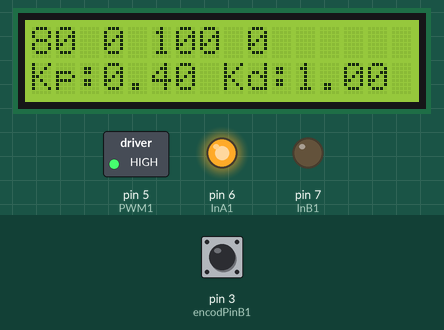
Recording of a sketch running on a simulated Arduino Uno, built with avr-gcc and run on an emulated ATmega328P. Shown: 16×2 character LCD, switched loads named in the sketch (green lamp = pin HIGH), output pins drawn as LEDs (lit = HIGH). Inputs (shaded band) come from the test bench; at power-on: pin 3 (encodPinB1) HIGH. What the sketch prints to the serial monitor is not drawn.

Above: at 1.2 s.
1.3 s: pin 3 (encodPinB1) pulled LOW for 0.15 s
At 2.7 s:
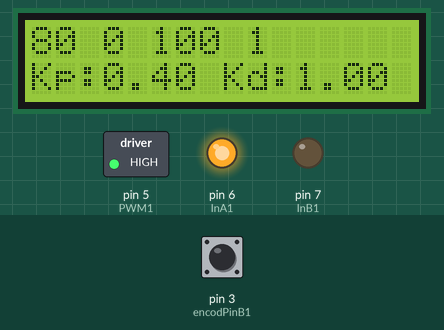
3.0 s: pin 3 (encodPinB1) pulled LOW for 1 s
At 4.1 s:
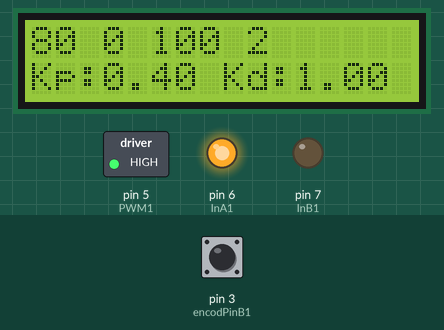
Timing chart, 0 to 6.0 s (numbered marks = the images above; inputs shaded):
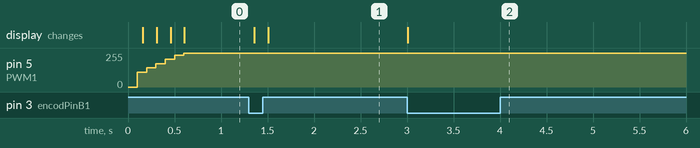

Measured:
- after the input at 1.3 s, the display: first changes after 0.06 s (image 1 shows a later state)
- after the input at 3.0 s, the display: changes at once (image 2)

The sketch:

PD_Motor_Control.ino
```cpp
 /*

                                             bbbbbbbb                                            dddddddd                                                                      dddddddd
EEEEEEEEEEEEEEEEEEEEEE                       b::::::b                                            d::::::dHHHHHHHHH     HHHHHHHHH                                               d::::::d
E::::::::::::::::::::E                       b::::::b                                            d::::::dH:::::::H     H:::::::H                                               d::::::d
E::::::::::::::::::::E                       b::::::b                                            d::::::dH:::::::H     H:::::::H                                               d::::::d
EE::::::EEEEEEEEE::::E                        b:::::b                                            d:::::d HH::::::H     H::::::HH                                               d:::::d
  E:::::E       EEEEEE   mmmmmmm    mmmmmmm   b:::::bbbbbbbbb        eeeeeeeeeeee        ddddddddd:::::d   H:::::H     H:::::H      eeeeeeeeeeee    aaaaaaaaaaaaa      ddddddddd:::::d
  E:::::E              mm:::::::m  m:::::::mm b::::::::::::::bb    ee::::::::::::ee    dd::::::::::::::d   H:::::H     H:::::H    ee::::::::::::ee  a::::::::::::a   dd::::::::::::::d
  E::::::EEEEEEEEEE   m::::::::::mm::::::::::mb::::::::::::::::b  e::::::eeeee:::::ee d::::::::::::::::d   H::::::HHHHH::::::H   e::::::eeeee:::::eeaaaaaaaaa:::::a d::::::::::::::::d
  E:::::::::::::::E   m::::::::::::::::::::::mb:::::bbbbb:::::::be::::::e     e:::::ed:::::::ddddd:::::d   H:::::::::::::::::H  e::::::e     e:::::e         a::::ad:::::::ddddd:::::d
  E:::::::::::::::E   m:::::mmm::::::mmm:::::mb:::::b    b::::::be:::::::eeeee::::::ed::::::d    d:::::d   H:::::::::::::::::H  e:::::::eeeee::::::e  aaaaaaa:::::ad::::::d    d:::::d
  E::::::EEEEEEEEEE   m::::m   m::::m   m::::mb:::::b     b:::::be:::::::::::::::::e d:::::d     d:::::d   H::::::HHHHH::::::H  e:::::::::::::::::e aa::::::::::::ad:::::d     d:::::d
  E:::::E             m::::m   m::::m   m::::mb:::::b     b:::::be::::::eeeeeeeeeee  d:::::d     d:::::d   H:::::H     H:::::H  e::::::eeeeeeeeeee a::::aaaa::::::ad:::::d     d:::::d
  E:::::E       EEEEEEm::::m   m::::m   m::::mb:::::b     b:::::be:::::::e           d:::::d     d:::::d   H:::::H     H:::::H  e:::::::e         a::::a    a:::::ad:::::d     d:::::d
EE::::::EEEEEEEE:::::Em::::m   m::::m   m::::mb:::::bbbbbb::::::be::::::::e          d::::::ddddd::::::ddHH::::::H     H::::::HHe::::::::e        a::::a    a:::::ad::::::ddddd::::::dd
E::::::::::::::::::::Em::::m   m::::m   m::::mb::::::::::::::::b  e::::::::eeeeeeee   d:::::::::::::::::dH:::::::H     H:::::::H e::::::::eeeeeeeea:::::aaaa::::::a d:::::::::::::::::d
E::::::::::::::::::::Em::::m   m::::m   m::::mb:::::::::::::::b    ee:::::::::::::e    d:::::::::ddd::::dH:::::::H     H:::::::H  ee:::::::::::::e a::::::::::aa:::a d:::::::::ddd::::d
EEEEEEEEEEEEEEEEEEEEEEmmmmmm   mmmmmm   mmmmmmbbbbbbbbbbbbbbbb       eeeeeeeeeeeeee     ddddddddd   dddddHHHHHHHHH     HHHHHHHHH    eeeeeeeeeeeeee  aaaaaaaaaa  aaaa  ddddddddd   ddddd
*/

// speed control (PD), display and control all parameters
// Credits:
//   Dallaby   http://letsmakerobots.com/node/19558#comment-49685
//   Bill Porter  http://www.billporter.info/?p=286
// Watch my Youtube video:   https://youtu.be/yi4Pl8ZOBXM

/*
Created by:

Zahran Mhaskar aka EmbedHead
LMR: z-world

*/

/*
* LCD RS pin to analog pin 0
 * LCD Enable pin to analog pin 1
 * LCD D4 pin to analog pin 2
 * LCD D5 pin to analog pin 3
 * LCD D6 pin to analog pin 4
 * LCD D7 pin to analog pin 5
 * LCD R/W pin to ground
* LCD VO pin (pin 3) to GROUND

Connect encoders to digital pin 2 and 3
Connect motor PWM pin to digital pin 5
Connect motor direction pins to digital pins 6 and 7
*/

#include <LiquidCrystal.h>
//initializing all the variables
#define InA1            6
#define InB1            7
#define PWM1            5
#define encodPinA1      2
#define encodPinB1      3
#define LOOPTIME        100
#define NUMREADINGS     10


LiquidCrystal lcd(A0, A1, A2, A3, A4, A5);
int readings[NUMREADINGS];
unsigned long lastMilli = 0;
unsigned long lastMilliPrint = 0;
int speed_req = 80;                            // Set Point)
int speed_act = 0;                              //actual value
int PWM_val = 0;
volatile long count = 0; // revolution counter
volatile int count1 = 0; // revolution counter for position
float Kp = 0.4;          //setting Kp
float Kd = 1;            //setting Kd

///////////////////////////////////////////////////////////////////////////////////////////////////////////

void setup() {
  Serial.begin(115600);       //establishimg serial communication at 115600 baud
  //initializing the lcd
  lcd.begin(16, 2);           //specifying as 16 X 2 LCD
  lcd.print("!PID!");         //Printing !PID! on LCD
  //setting motor pins as output
  pinMode(InA1, OUTPUT);
  pinMode(InB1, OUTPUT);
  pinMode(PWM1, OUTPUT);
 //setting encoder pins as input
  pinMode(encodPinA1, INPUT);
  pinMode(encodPinB1, INPUT);
 //internal pullup for encoders
  digitalWrite(encodPinA1, HIGH);
  digitalWrite(encodPinB1, HIGH);
  attachInterrupt(1, rencoder, FALLING);  //set pin no 2 as interrupt pin (INTERRUPT 1)
  for(int i=0; i<NUMREADINGS; i++)   readings[i] = 0;
  analogWrite(PWM1, PWM_val);
  //setting motor direction as FORWARD
  digitalWrite(InA1, HIGH);
  digitalWrite(InB1, LOW);
}


///////////////**************************************************////////////////////
void loop() {
  getParam();                                                                 // check keyboard
  if((millis()-lastMilli) >= LOOPTIME)
  {                                                                                 // enter timed loop
    lastMilli = millis();
    getMotorData();                                                          // calculate speed
    PWM_val= updatePid(PWM_val, speed_req, speed_act);         // compute PWM value
    analogWrite(PWM1, PWM_val);                                               // send PWM to motor
  }
 printMotorInfo();                                                           // display data
  }

///////////////****************************************************//////////////////
void getMotorData()  {                                       // calculate speed
static long countAnt = 0;                                                    // last count
//Calculating the speed using encoder count
speed_act = ((count - countAnt)*(60*(1000/LOOPTIME)))/(30);
  countAnt = count;                                           //setting count value to last count
}
int updatePid(int command, int targetValue, int currentValue)   {      // compute PWM value
float pidTerm = 0;                                                           // PID correction
int error=0;
static int last_error=0;
  error = abs(targetValue) - abs(currentValue);
  pidTerm = (Kp * error) + (Kd * (error - last_error));
  last_error = error;
  return constrain(command + int(pidTerm), 0, 255);
}

///////////////////////////////////////////////////////////////////////////////////////////////////////////

void printMotorInfo()  {                                                     // display data
  if((millis()-lastMilliPrint) >= 150)
  {
    lastMilliPrint = millis();
    lcd.clear();
    lcd.print(speed_req);
    lcd.print(" ");
    lcd.print(speed_act);
    lcd.print(" ");
    int pwm_value = PWM_val;
    pwm_value = map(pwm_value, 0, 255, 0, 100);
    lcd.print(pwm_value);
    lcd.print(" ");
    lcd.print(count);
    lcd.setCursor(0,1);    //set cursor on next line in LCD
    lcd.print("Kp:");                 lcd.print(Kp);
    lcd.print(" Kd:");                lcd.print(Kd);

    Serial.print("SP:");                Serial.print(speed_req);
    Serial.print("  RPM:");           Serial.print(speed_act);
    Serial.print("  PWM:");          Serial.print(PWM_val);
    Serial.print("  enc_count:");   Serial.print(count);
    Serial.print("  kp:");              Serial.print(Kp);
    Serial.print("  kd:");              Serial.println(Kd);
}}

/////////////////////////////////////////////////////////////////////////////////////////////////////////

void rencoder()  {                                    //Read Encoder
  if (digitalRead(encodPinB1)==HIGH)
  count--;                // if encoder pin 2 = HIGH then count --
  else
  count++;                // if encoder pin 2 = LOW then count ++
}

////////////////////////////////////////////////////////////////////////////////////////////////////////

int getParam()
{
char param, cmd;
  if(!Serial.available())    return 0;
  delay(10);
  param = Serial.read();                              // get parameter byte
  if(!Serial.available())    return 0;
  cmd = Serial.read();                                // get command byte
  Serial.flush();                                     // clean serial buffer

switch (param)
  {
    case 's':                                         // adjust speed more
    if(cmd=='+')
      {
        speed_req += 100;
        if(speed_req>400)   speed_req=400;
      }
      if(cmd=='-')
      {
        speed_req -= 100;
        if(speed_req<0)   speed_req=0;
      }
      break;


/////////////////////////////////////////////
    case 'r':                                         // adjust speed slowly
    if(cmd=='+')
      {
        speed_req += 20;
        if(speed_req>400)   speed_req=400;
      }
    if(cmd=='-')
      {
        speed_req -= 20;
        if(speed_req<0)   speed_req=0;
      }
      break;
  ////////////////////////////////////////////
    case 'a':                                        // adjust direction
    if(cmd=='+')
      {
        digitalWrite(InA1, LOW);
        digitalWrite(InB1, HIGH);
      }
    if(cmd=='-')
      {
        digitalWrite(InA1, HIGH);
        digitalWrite(InB1, LOW);
      }
    break;
  ////////////////////////////////////////////
    case 'o':                                        // type "oo" to stop motor
    digitalWrite(InA1, LOW);
    digitalWrite(InB1, LOW);
    speed_req = 0;
    break;
  ////////////////////////////////////////////
    case 'p':                                       //adjust proportional gain
    if(cmd=='+')
      {
       Kp += 0.1;
      }
    if(cmd=='-')   {
       Kp -= 0.1;
      }
    break;
  ///////////////////////////////////////////
    case 'd':                                     //adjust derivative gain
    if(cmd=='+')
      {
       Kd += 0.1;
      }
    if(cmd=='-')
      {
       Kd -= 0.1;
      }
    break;
  ///////////////////////////////////////////
    default:
      Serial.println("ERROR");
    }}
/////////////////////////////////////////////////THE END//////////////////////////////////////////////
```
